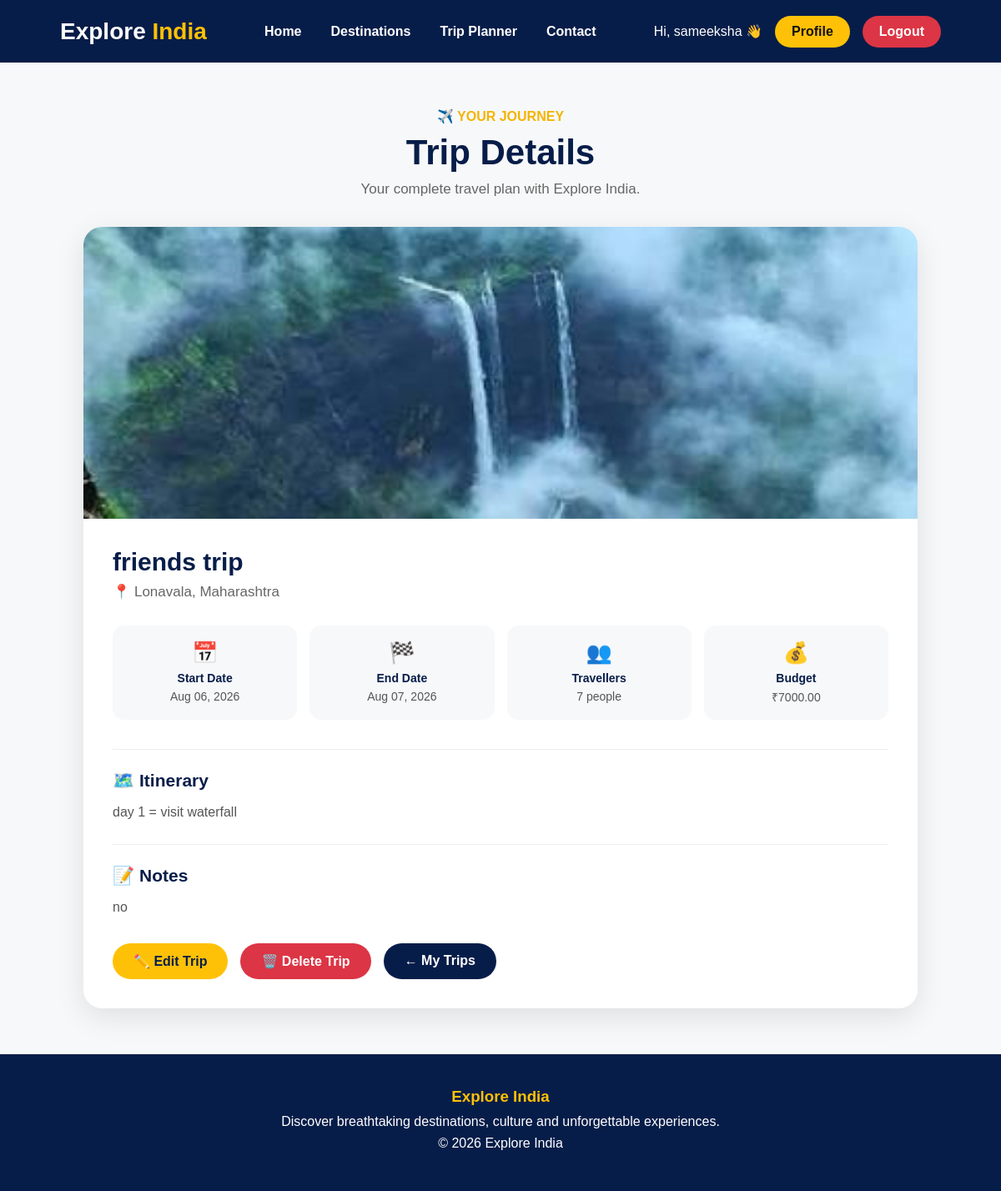
Screenshot of /trips/2/ (signed in) with the database file from the repository.
### trips/models.py (models this page shows, shortened)
class Trip(models.Model):
    user = models.ForeignKey(
        User,
        on_delete=models.CASCADE
    )
    trip_name = models.CharField(max_length=150)
    destination = models.ForeignKey(
        Destination,
        on_delete=models.CASCADE
    )
    start_date = models.DateField()
    end_date = models.DateField()
    number_of_people = models.PositiveIntegerField(default=1)
    budget = models.DecimalField(
        max_digits=10,
        decimal_places=2,
        default=0
    )
    itinerary = models.TextField(
        blank=True
    )
    notes = models.TextField(
        blank=True
    )
    additional_notes = models.TextField(blank=True)
    created_at = models.DateTimeField(
        auto_now_add=True
    )
    updated_at = models.DateTimeField(
        auto_now=True
    )
    class Meta:
        ordering = ['-created_at']

### destinations/models.py (models this page shows, shortened)
class Destination(models.Model):
    name = models.CharField(max_length=150)
    slug = models.SlugField(max_length=170, unique=True, blank=True)
    description = models.TextField()
    category = models.CharField(max_length=30, choices=CATEGORY_CHOICES)
    state = models.CharField(max_length=30, choices=STATE_CHOICES)
    city = models.CharField(max_length=100, blank=True)
    image = models.ImageField(upload_to='destinations/', blank=True, null=True)
    best_time_to_visit = models.CharField(max_length=100, blank=True)
    avg_budget_per_day = models.DecimalField(max_digits=8, decimal_places=2, default=0)
    is_featured = models.BooleanField(default=False)
    created_at = models.DateTimeField(auto_now_add=True)
    class Meta:
        ordering = ['-created_at']

### trips/views.py (the view)
@login_required
def trip_detail(request, id):
    trip = get_object_or_404(
        Trip,
        id=id,
        user=request.user
    )
    return render(
        request,
        "trips/trip_detail.html",
        {"trip": trip}
    )

### templates/trips/trip_detail.html (shortened to what this page needs)
{% extends 'base.html' %}
{% load static %}
{% block extra_css %}
<link rel="stylesheet" href="{% static 'css/trips.css' %}">
{% endblock %}
{% block content %}
<div class="view-trip-page">
    <div class="view-trip-header">
        <span class="small-title">
            ✈️ YOUR JOURNEY
        </span>
        <h1>Trip Details</h1>
        <p>
            Your complete travel plan with Explore India.
        </p>
    </div>
    <div class="view-trip-card">
        {% if trip.destination.image %}
        <img
            src="{{ trip.destination.image.url }}"
            alt="{{ trip.destination.name }}"
            class="view-trip-image">
        {% endif %}
        <div class="view-trip-content">
            <h2>
                {{ trip.trip_name }}
            </h2>
            <p class="destination-name">
                📍 {{ trip.destination.name }},
                {{ trip.destination.state }}
            </p>
            <div class="trip-details-grid">
                <div class="trip-detail-box">
                    <div class="detail-icon">
                        📅
                    </div>
                    <strong>Start Date</strong>
                    <span>
                        {{ trip.start_date|date:"M d, Y" }}
                    </span>
                </div>
                <div class="trip-detail-box">
                    <div class="detail-icon">
                        🏁
                    </div>
                    <strong>End Date</strong>
                    <span>
                        {{ trip.end_date|date:"M d, Y" }}
                    </span>
                </div>
                <div class="trip-detail-box">
                    <div class="detail-icon">
                        👥
                    </div>
                    <strong>Travellers</strong>
                    <span>
                        {{ trip.number_of_people }} people
                    </span>
                </div>
                <div class="trip-detail-box">
                    <div class="detail-icon">
                        💰
                    </div>
                    <strong>Budget</strong>
                    <span>
                        ₹{{ trip.budget }}
                    </span>
                </div>
            </div>
            <div class="trip-section">
                <h3>
                    🗺️ Itinerary
                </h3>
                {% if trip.itinerary %}
                <p>{{ trip.itinerary }}</p>
                {% else %}
                <p>
                    No itinerary added yet.
                </p>
                {% endif %}
            </div>
            <div class="trip-section">
                <h3>
                    📝 Notes
                </h3>
                {% if trip.additional_notes %}
                <p>{{ trip.additional_notes }}</p>
                {% else %}
                <p>
                    No additional notes.
                </p>
                {% endif %}
            </div>
            <div class="trip-actions">
                <a
                    href="{% url 'trips:edit_trip' trip.id %}"
                    class="edit-trip-btn">
                    ✏️ Edit Trip
                </a>
                <a
                    href="{% url 'trips:delete_trip' trip.id %}"
                    class="delete-trip-btn">
                    🗑️ Delete Trip
                </a>
                <a
                    href="{% url 'trips:trip_list' %}"
                    class="back-trips-btn">
                    ← My Trips
                </a>
            </div>
        </div>
    </div>
</div>
{% endblock %}

### templates/Base.html (shortened to what this page needs)
{% load static %}
<!DOCTYPE html>
<html lang="en">
<head>
    <link rel="stylesheet"
          href="https://cdn.jsdelivr.net/npm/bootstrap-icons@1.11.3/font/bootstrap-icons.min.css">
    <link rel="stylesheet" href="{% static 'css/style.css' %}">
    {% block extra_css %}
    {% endblock %}
</head>
<body>
    <header class="navbar">
        <div class="logo">
            <a href="{% url 'user_home' %}">
                Explore <span>India</span>
            </a>
        </div>
        <nav class="nav-links">
            <a href="{% url 'user_home' %}">
                Home
            </a>
            <a href="{% url 'destinations:destination_list' %}">
                Destinations
            </a>
            <a href="{% url 'trips:trip_list' %}">
                Trip Planner
            </a>
            <a href="#">
                Contact
            </a>
        </nav>
        <div class="nav-right">
            {% if user.is_authenticated %}
                <span class="welcome-user">
                    Hi, {{ user.username }} 👋
                </span>
                <a href="{% url 'profile' %}" class="login-btn">
                    Profile
                </a>
                <a href="{% url 'logout' %}" class="logout-btn">
                    Logout
                </a>
            {% else %}
                <a href="{% url 'login' %}" class="login-btn">
                    Login
                </a>
            {% endif %}
        </div>
    </header>
    {% block content %}
    {% endblock %}
    <footer class="footer">
        <h3>Explore India</h3>
        <p>
            Discover breathtaking destinations,
            culture and unforgettable experiences.
        </p>
        <p>© 2026 Explore India</p>
    </footer>
</body>
</html>

### static/css/style.css (style rules this page uses)
* { margin: 0; padding: 0; box-sizing: border-box; }
body { font-family: Arial, sans-serif; background: #ffffff; color: #111; }
.navbar { height: 75px; width: 100%; background: #071d49; display: flex; align-items: center; justify-content: space-between; padding: 0 6%; position: relative; z-index: 1000; }
.logo a { text-decoration: none; color: white; font-size: 28px; font-weight: 800; }
.logo span { color: #ffc107; }
.nav-links { display: flex; align-items: center; gap: 35px; }
.nav-links a { text-decoration: none; color: white; font-size: 16px; font-weight: 600; }
.nav-right { display: flex; align-items: center; gap: 15px; }
.welcome-user { color: white; }
.login-btn, .logout-btn { text-decoration: none; padding: 10px 20px; border-radius: 25px; font-weight: 600; }
.login-btn { background: #ffc107; color: #111; }
.logout-btn { background: #dc3545; color: white; }
.footer { background: #071d49; color: white; text-align: center; padding: 40px 20px; }
.footer h3 { color: #ffc107; margin-bottom: 10px; }
.footer p { margin: 8px 0; }

### static/css/trips.css (style rules this page uses)
.view-trip-page { background: #f7f8fa; padding: 55px 8%; min-height: 650px; }
.view-trip-header { text-align: center; margin-bottom: 35px; }
.view-trip-header .small-title { color: #f5b400; font-weight: 700; font-size: 16px; }
.view-trip-header h1 { color: #071d49; font-size: 42px; margin: 10px 0; }
.view-trip-header p { color: #666; font-size: 17px; }
.view-trip-card { max-width: 1000px; margin: auto; background: white; border-radius: 22px; overflow: hidden; box-shadow: 0 10px 35px rgba(0,0,0,0.10); }
.view-trip-image { width: 100%; height: 350px; object-fit: cover; display: block; }
.view-trip-content { padding: 35px; }
.view-trip-content h2 { color: #071d49; font-size: 30px; margin-bottom: 8px; }
.destination-name { color: #666; font-size: 17px; margin-bottom: 30px; }
.trip-details-grid { display: grid; grid-template-columns: repeat(4, 1fr); gap: 15px; margin-bottom: 35px; }
.trip-detail-box { background: #f7f8fa; padding: 18px; border-radius: 14px; text-align: center; }
.trip-detail-box .detail-icon { font-size: 25px; margin-bottom: 8px; }
.trip-detail-box strong { display: block; color: #071d49; font-size: 14px; margin-bottom: 5px; }
.trip-detail-box span { color: #555; font-size: 14px; }
.trip-section { border-top: 1px solid #eee; padding-top: 25px; margin-top: 25px; }
.trip-section h3 { color: #071d49; font-size: 21px; margin-bottom: 12px; }
.trip-section p { color: #555; line-height: 1.7; white-space: pre-line; }
.trip-actions { display: flex; gap: 15px; margin-top: 30px; flex-wrap: wrap; }
.edit-trip-btn { background: #ffc107; color: #071d49; padding: 12px 25px; border-radius: 30px; text-decoration: none; font-weight: 700; }
.delete-trip-btn { background: #dc3545; color: white; padding: 12px 25px; border-radius: 30px; text-decoration: none; font-weight: 600; }
.back-trips-btn { background: #071d49; color: white; padding: 12px 25px; border-radius: 30px; text-decoration: none; font-weight: 600; }

### rows the page displays
Trip: destination.image (picture), trip_name "friends trip", destination.name "Lonavala", destination.state "Maharashtra", start_date "Aug 06, 2026", end_date "Aug 07, 2026", number_of_people "7", budget "7000.00", itinerary "day 1 = visit waterfall", additional_notes "no"

### other values shown
{{ user.username }} "sameeksha"
